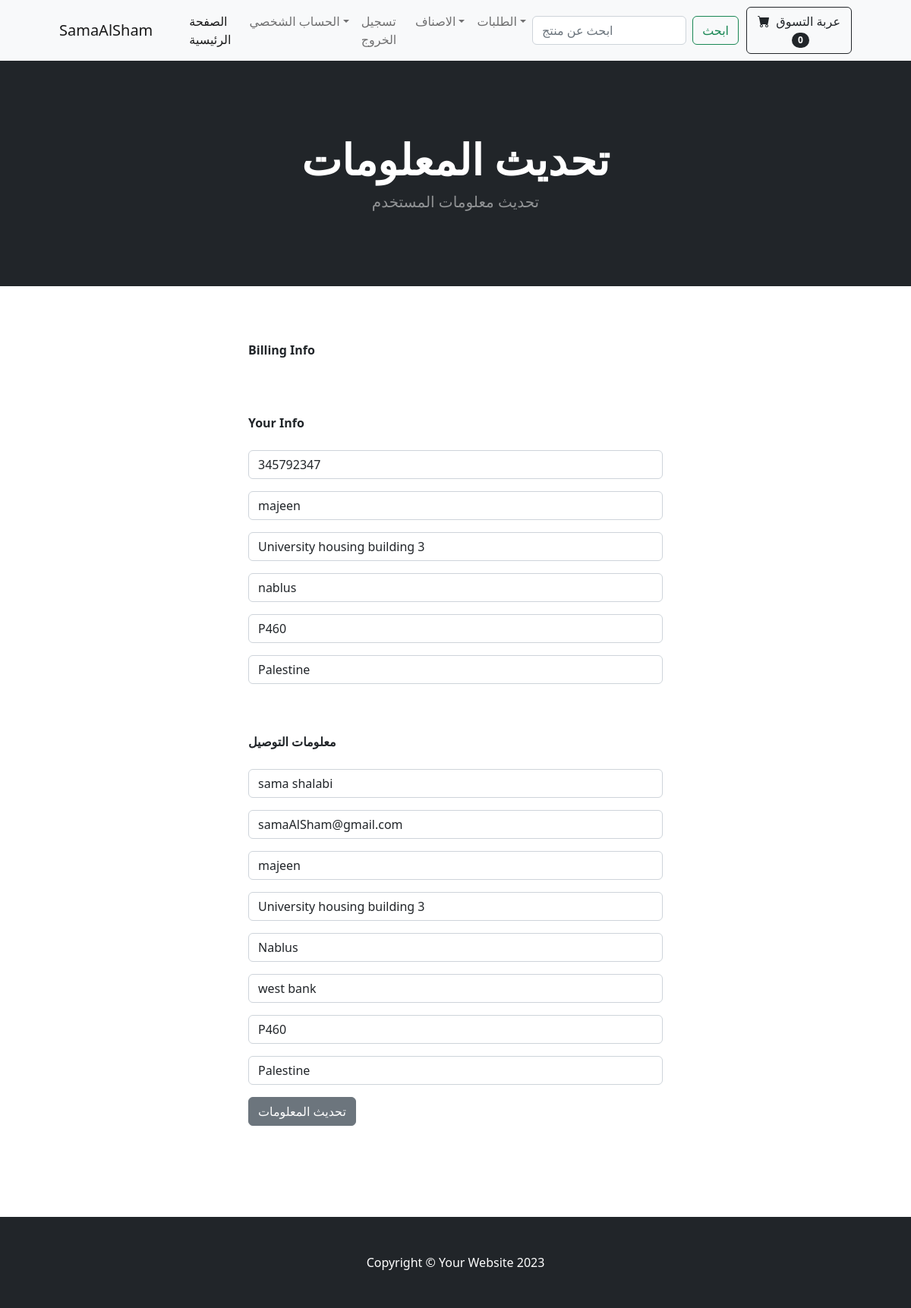
The page /update_info/ (signed in) on the database its author committed.
### store/models.py (models this page shows, shortened)
class Profile(models.Model):
    user = models.OneToOneField(User, on_delete=models.CASCADE)
    date_modified = models.DateTimeField(User, auto_now=True)
    phone = models.CharField(max_length=20, blank=True)
    address1 = models.CharField(max_length=200, blank=True)
    address2 = models.CharField(max_length=200, blank=True)
    city = models.CharField(max_length=200, blank=True)
    zip_code = models.CharField(max_length=200, blank=True)
    country = models.CharField(max_length=200, blank=True)
    old_cart = models.CharField(max_length=200, blank=True, null=True)

### payment/models.py (models this page shows, shortened)
class ShippingAddress(models.Model):
    user = models.ForeignKey(User, on_delete=models.CASCADE, null=True, blank=True)
    shipping_full_name = models.CharField(max_length=255)
    shipping_email = models.CharField(max_length=255)
    shipping_address1 = models.CharField(max_length=255)
    shipping_address2 = models.CharField(max_length=255, null=True, blank=True)
    shipping_city = models.CharField(max_length=255)
    shipping_state = models.CharField(max_length=255, null=True, blank=True)
    shipping_zipcode = models.CharField(max_length=255, null=True, blank=True)
    shipping_country = models.CharField(max_length=255)
    class Meta:
        verbose_name_plural = "Shipping Address"

### store/views.py (the view)
# urls.py: path("update_info/",views.update_info,name='update_info'),
def update_info(request):
    if request.user.is_authenticated:
        current_user = Profile.objects.get(user__id=request.user.id)
        form = UserInfoForm(request.POST or None, instance=current_user)
        shipping_user = ShippingAddress.objects.get(user__id=request.user.id)
        shipping_form = ShippingForm(request.POST or None, instance=shipping_user)
        if form.is_valid() or shipping_form.is_valid():
            form.save()
            shipping_form.save()
            messages.success(request, "تم تعديل معلوماتك")
            return redirect("home")
        return render(
            request, "update_info.html", {"form": form, "shipping_form": shipping_form}
        )
    else:
        messages.success(request, "يجب ان تقوم بتسجيل الدخول")
        return redirect("home")

### cart/cart.py (called while the page is built)
    def __len__(self):
        return len(self.cart)

### cart/context_processors.py (called while the page is built)
def cart(request):
    return {"cart": Cart(request)}

### store/templates/update_info.html (shortened to what this page needs)
{% extends 'base.html' %}
{% load static %}
{% block content %}
<header class="bg-dark py-5">
    <div class="container px-4 px-lg-5 my-5">
        <div class="text-center text-white">
            <h1 class="display-4 fw-bolder">تحديث المعلومات</h1>
            <p class="lead fw-normal text-white-50 mb-0">تحديث معلومات المستخدم</p>
        </div>
    </div>
</header>
<div class="container">
    <div class="row">
        <div class="col-md-6 offset-md-3">
            <strong>Billing Info </strong>
            <br/>
            <br/> <br/>
            <br/>
            <form method="POST" action="{% url 'update_info' %}">
                <strong>Your Info </strong>
                <br />
                <br />
                {{form.as_p}}
                <strong>معلومات التوصيل</strong>
                <br />
                <br />
                {{shipping_form.as_p}}
                <button type="submit" class="btn btn-secondary">تحديث المعلومات</button>
            </form>
        </div>
    </div>
</div>
{% endblock%}

### rows shown on the page
Profile: phone "345792347", address1 "majeen", address2 "University housing building 3", city "nablus", zip_code "P460", country "Palestine"
ShippingAddress: shipping_full_name "sama shalabi", shipping_email "samaAlSham@gmail.com", shipping_address1 "majeen", shipping_address2 "University housing building 3", shipping_city "Nablus", shipping_state "west bank", shipping_zipcode "P460", shipping_country "Palestine"

### other values the page prints
{{ cart|length }} "0"
